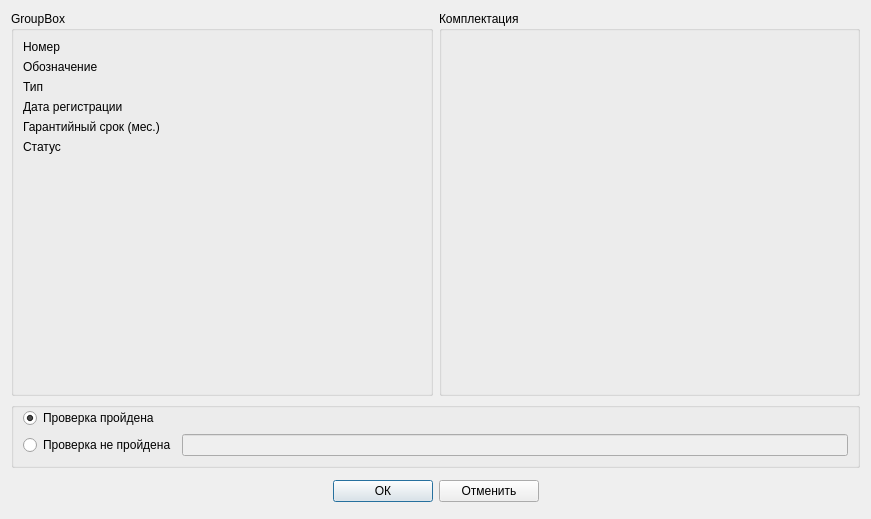
<?xml version="1.0" encoding="UTF-8"?>
<ui version="4.0">
 <class>OtkActionDlg</class>
 <widget class="QDialog" name="OtkActionDlg">
  <property name="geometry">
   <rect>
    <x>0</x>
    <y>0</y>
    <width>871</width>
    <height>519</height>
   </rect>
  </property>
  <property name="windowTitle">
   <string>ОТК</string>
  </property>
  <layout class="QVBoxLayout" name="verticalLayout_3">
   <item>
    <layout class="QHBoxLayout" name="horizontalLayout" stretch="0,0">
     <item>
      <widget class="QGroupBox" name="gbDevice">
       <property name="title">
        <string>GroupBox</string>
       </property>
       <layout class="QFormLayout" name="formLayout">
        <item row="0" column="0">
         <widget class="QLabel" name="label">
          <property name="text">
           <string>Номер</string>
          </property>
         </widget>
        </item>
        <item row="0" column="1">
         <widget class="QLabel" name="lbNumber">
          <property name="font">
           <font>
            <bold>true</bold>
           </font>
          </property>
          <property name="text">
           <string/>
          </property>
         </widget>
        </item>
        <item row="1" column="0">
         <widget class="QLabel" name="label_2">
          <property name="text">
           <string>Обозначение</string>
          </property>
         </widget>
        </item>
        <item row="1" column="1">
         <widget class="QLabel" name="lbVNFT">
          <property name="font">
           <font>
            <bold>true</bold>
           </font>
          </property>
          <property name="text">
           <string/>
          </property>
          <property name="wordWrap">
           <bool>true</bool>
          </property>
         </widget>
        </item>
        <item row="2" column="0">
         <widget class="QLabel" name="label_3">
          <property name="text">
           <string>Тип</string>
          </property>
         </widget>
        </item>
        <item row="2" column="1">
         <widget class="QLabel" name="lbTypeName">
          <property name="font">
           <font>
            <bold>true</bold>
           </font>
          </property>
          <property name="text">
           <string/>
          </property>
          <property name="wordWrap">
           <bool>true</bool>
          </property>
         </widget>
        </item>
        <item row="3" column="0">
         <widget class="QLabel" name="label_7">
          <property name="text">
           <string>Дата регистрации</string>
          </property>
         </widget>
        </item>
        <item row="3" column="1">
         <widget class="QLabel" name="lbDateCreate">
          <property name="font">
           <font>
            <bold>true</bold>
           </font>
          </property>
          <property name="text">
           <string/>
          </property>
         </widget>
        </item>
        <item row="4" column="0">
         <widget class="QLabel" name="label_8">
          <property name="text">
           <string>Гарантийный срок (мес.)</string>
          </property>
         </widget>
        </item>
        <item row="4" column="1">
         <widget class="QLabel" name="lbGarant">
          <property name="font">
           <font>
            <bold>true</bold>
           </font>
          </property>
          <property name="text">
           <string/>
          </property>
         </widget>
        </item>
        <item row="5" column="0">
         <widget class="QLabel" name="label_4">
          <property name="text">
           <string>Статус</string>
          </property>
         </widget>
        </item>
        <item row="5" column="1">
         <widget class="QLabel" name="lbStatus">
          <property name="font">
           <font>
            <bold>true</bold>
           </font>
          </property>
          <property name="text">
           <string/>
          </property>
         </widget>
        </item>
        <item row="6" column="1">
         <spacer name="verticalSpacer">
          <property name="orientation">
           <enum>Qt::Orientation::Vertical</enum>
          </property>
          <property name="sizeHint" stdset="0">
           <size>
            <width>20</width>
            <height>40</height>
           </size>
          </property>
         </spacer>
        </item>
       </layout>
      </widget>
     </item>
     <item>
      <widget class="QGroupBox" name="groupBox2">
       <property name="title">
        <string>Комплектация</string>
       </property>
       <layout class="QVBoxLayout" name="verticalLayout">
        <item>
         <widget class="TreeItemsForm" name="wTreeItem" native="true"/>
        </item>
       </layout>
      </widget>
     </item>
    </layout>
   </item>
   <item>
    <widget class="QGroupBox" name="groupBox">
     <layout class="QVBoxLayout" name="verticalLayout_2">
      <property name="topMargin">
       <number>0</number>
      </property>
      <item>
       <widget class="QRadioButton" name="rbAcceptControl">
        <property name="text">
         <string>Проверка пройдена</string>
        </property>
        <property name="icon">
         <iconset resource="resource.qrc">
          <normaloff>:/image/Apply24x24.png</normaloff>:/image/Apply24x24.png</iconset>
        </property>
        <property name="checked">
         <bool>true</bool>
        </property>
       </widget>
      </item>
      <item>
       <layout class="QHBoxLayout" name="horizontalLayout_2">
        <item>
         <widget class="QRadioButton" name="rbFailedControl">
          <property name="text">
           <string>Проверка не пройдена</string>
          </property>
          <property name="icon">
           <iconset resource="resource.qrc">
            <normaloff>:/image/cancel2.png</normaloff>:/image/cancel2.png</iconset>
          </property>
         </widget>
        </item>
        <item>
         <widget class="QLineEdit" name="leComment">
          <property name="enabled">
           <bool>false</bool>
          </property>
          <property name="toolTip">
           <string>Комментарий причины забраковки</string>
          </property>
         </widget>
        </item>
       </layout>
      </item>
     </layout>
    </widget>
   </item>
   <item>
    <layout class="QHBoxLayout" name="horizontalLayout_3">
     <property name="topMargin">
      <number>6</number>
     </property>
     <property name="bottomMargin">
      <number>6</number>
     </property>
     <item>
      <spacer name="horizontalSpacer">
       <property name="orientation">
        <enum>Qt::Orientation::Horizontal</enum>
       </property>
       <property name="sizeHint" stdset="0">
        <size>
         <width>40</width>
         <height>20</height>
        </size>
       </property>
      </spacer>
     </item>
     <item>
      <widget class="QPushButton" name="pbOk">
       <property name="minimumSize">
        <size>
         <width>100</width>
         <height>0</height>
        </size>
       </property>
       <property name="text">
        <string>ОК</string>
       </property>
       <property name="icon">
        <iconset resource="resource.qrc">
         <normaloff>:/image/Apply24x24.png</normaloff>:/image/Apply24x24.png</iconset>
       </property>
       <property name="iconSize">
        <size>
         <width>24</width>
         <height>24</height>
        </size>
       </property>
      </widget>
     </item>
     <item>
      <widget class="QPushButton" name="pbCancel">
       <property name="minimumSize">
        <size>
         <width>100</width>
         <height>0</height>
        </size>
       </property>
       <property name="text">
        <string>Отменить</string>
       </property>
       <property name="icon">
        <iconset resource="resource.qrc">
         <normaloff>:/image/cancel2.png</normaloff>:/image/cancel2.png</iconset>
       </property>
       <property name="iconSize">
        <size>
         <width>24</width>
         <height>24</height>
        </size>
       </property>
      </widget>
     </item>
     <item>
      <spacer name="horizontalSpacer_2">
       <property name="orientation">
        <enum>Qt::Orientation::Horizontal</enum>
       </property>
       <property name="sizeHint" stdset="0">
        <size>
         <width>40</width>
         <height>20</height>
        </size>
       </property>
      </spacer>
     </item>
    </layout>
   </item>
  </layout>
 </widget>
 <customwidgets>
  <customwidget>
   <class>TreeItemsForm</class>
   <extends>QWidget</extends>
   <header>treeitemsform.h</header>
   <container>1</container>
  </customwidget>
 </customwidgets>
 <resources>
  <include location="resource.qrc"/>
 </resources>
 <connections>
  <connection>
   <sender>pbCancel</sender>
   <signal>clicked()</signal>
   <receiver>OtkActionDlg</receiver>
   <slot>reject()</slot>
   <hints>
    <hint type="sourcelabel">
     <x>538</x>
     <y>503</y>
    </hint>
    <hint type="destinationlabel">
     <x>309</x>
     <y>290</y>
    </hint>
   </hints>
  </connection>
  <connection>
   <sender>rbFailedControl</sender>
   <signal>toggled(bool)</signal>
   <receiver>leComment</receiver>
   <slot>setEnabled(bool)</slot>
   <hints>
    <hint type="sourcelabel">
     <x>107</x>
     <y>436</y>
    </hint>
    <hint type="destinationlabel">
     <x>523</x>
     <y>436</y>
    </hint>
   </hints>
  </connection>
 </connections>
</ui>
